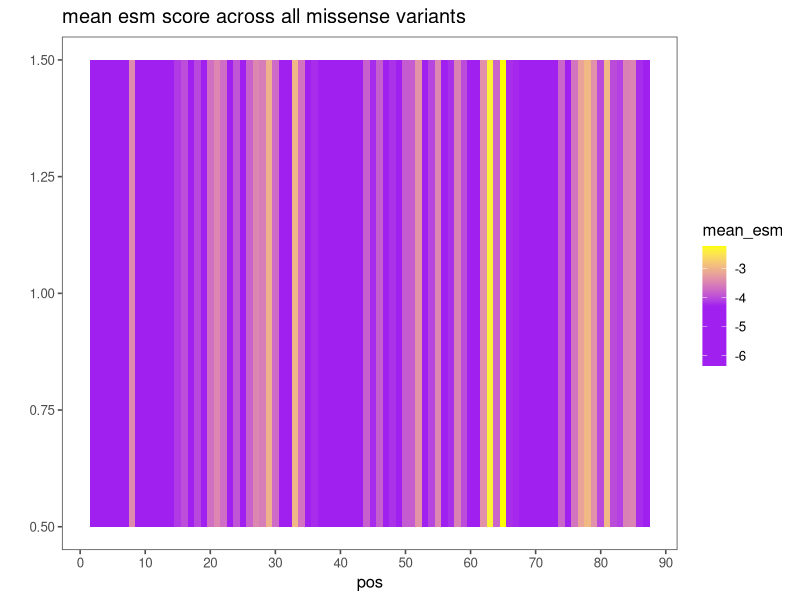
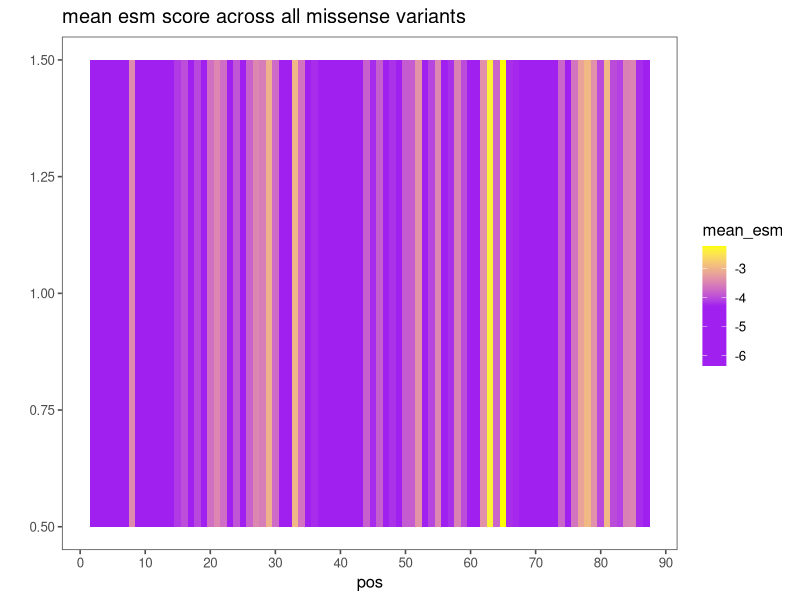
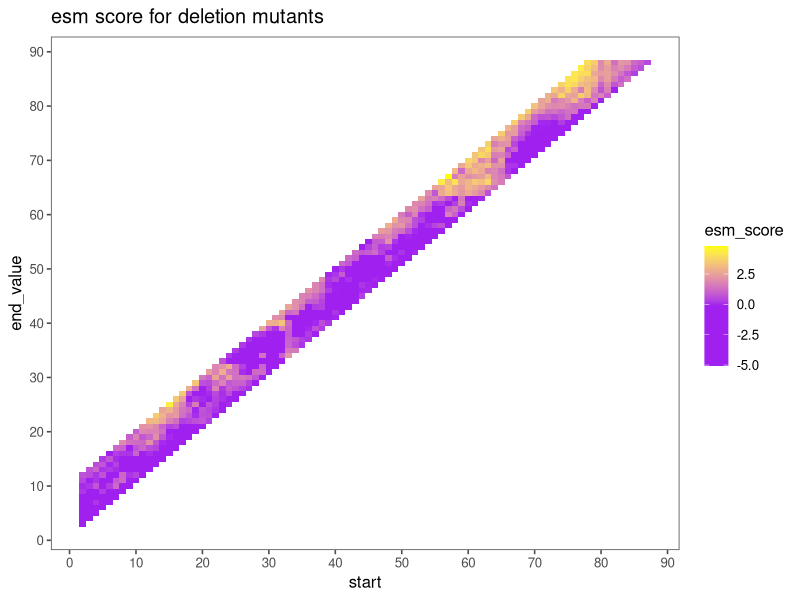
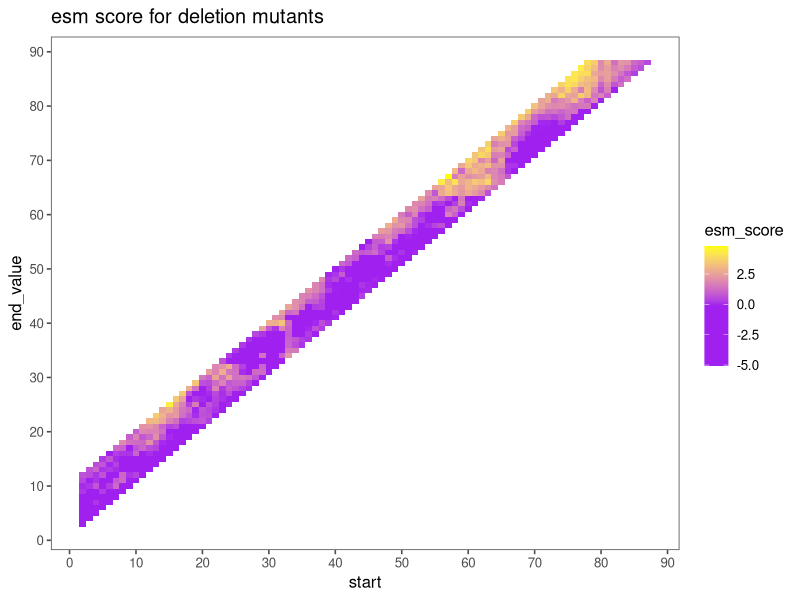

The R script that drew these images, in order:
#!/usr/bin/env Rscript

library(data.table)
library(ggplot2)
library(ggthemes)


# Missense variants
missense <- fread('esm-missense.csv')

missense[, pos := gsub('[A-z]', '', mut_name)]
missense[, pos := as.numeric(pos)]

veps <- missense[, .('mean_esm'=mean(esm_score)), by=pos]

g.missense <- ggplot(veps[pos>1], aes(x=pos,y=1, fill=mean_esm)) + geom_tile() +
    scale_x_continuous(breaks=seq(0,90,10)) +
    labs(title='mean esm score across all missense variants') +
    ylab('') +
    theme_few() +
    scale_fill_gradientn(colors = c("#a020f0", "#a020f0", "#ffff00"))

ggsave(g.missense, file='esm-missense.png', width=20, height=5, units='cm')
ggsave(g.missense, file='esm-missense.pdf', width=20, height=5, units='cm')


# Deletions
dat <- fread('esm-deletions.csv')
setnames(dat, 'start_pos','start')

dat[, mut_length := nchar(mut_seq)]
dat[, del_length := 87-mut_length]
dat[, end_value := start + del_length]


g.dels <- ggplot(dat[start>1], aes(x = start, y = end_value, fill = esm_score)) +
  geom_tile() +  
  scale_fill_gradientn(colors = c("#a020f0", "#a020f0", "#ffff00")) +
  scale_x_continuous(breaks = seq(0,90,10)) +
  scale_y_continuous(breaks =seq(0,90,10)) +
  theme_few() +
  labs(title='esm score for deletion mutants')

ggsave(g.dels, file='esm-deletions.png', width=20, height=20, units='cm')
ggsave(g.dels, file='esm-deletions.pdf', width=20, height=20, units='cm')